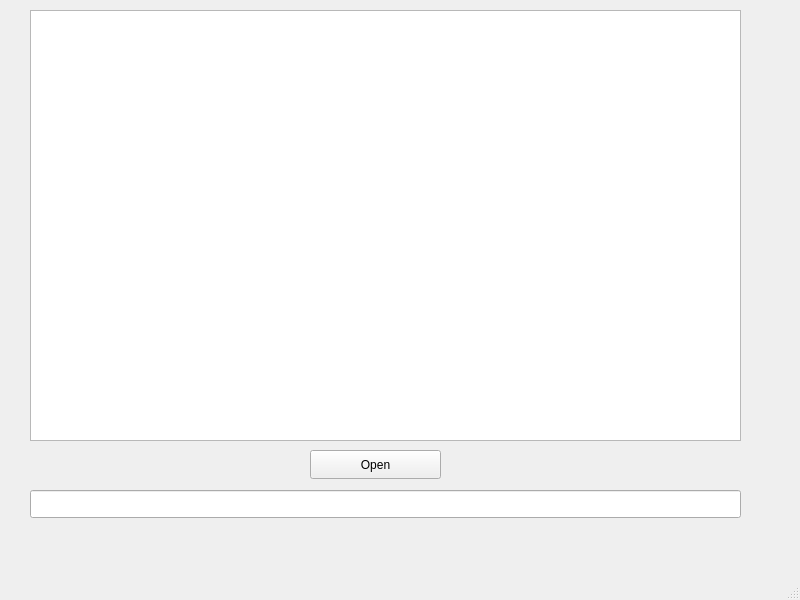
<?xml version="1.0" encoding="UTF-8"?>
<ui version="4.0">
 <class>MainWindow</class>
 <widget class="QMainWindow" name="MainWindow">
  <property name="geometry">
   <rect>
    <x>0</x>
    <y>0</y>
    <width>800</width>
    <height>600</height>
   </rect>
  </property>
  <property name="windowTitle">
   <string>MainWindow</string>
  </property>
  <widget class="QWidget" name="centralwidget">
   <widget class="QLineEdit" name="lineEdit">
    <property name="geometry">
     <rect>
      <x>30</x>
      <y>490</y>
      <width>711</width>
      <height>28</height>
     </rect>
    </property>
   </widget>
   <widget class="QListView" name="listView">
    <property name="geometry">
     <rect>
      <x>30</x>
      <y>10</y>
      <width>711</width>
      <height>431</height>
     </rect>
    </property>
   </widget>
   <widget class="QPushButton" name="open_button">
    <property name="geometry">
     <rect>
      <x>310</x>
      <y>450</y>
      <width>131</width>
      <height>29</height>
     </rect>
    </property>
    <property name="text">
     <string>Open</string>
    </property>
   </widget>
  </widget>
  <widget class="QMenuBar" name="menubar">
   <property name="geometry">
    <rect>
     <x>0</x>
     <y>0</y>
     <width>800</width>
     <height>25</height>
    </rect>
   </property>
  </widget>
  <widget class="QStatusBar" name="statusbar"/>
 </widget>
 <resources/>
 <connections/>
</ui>
